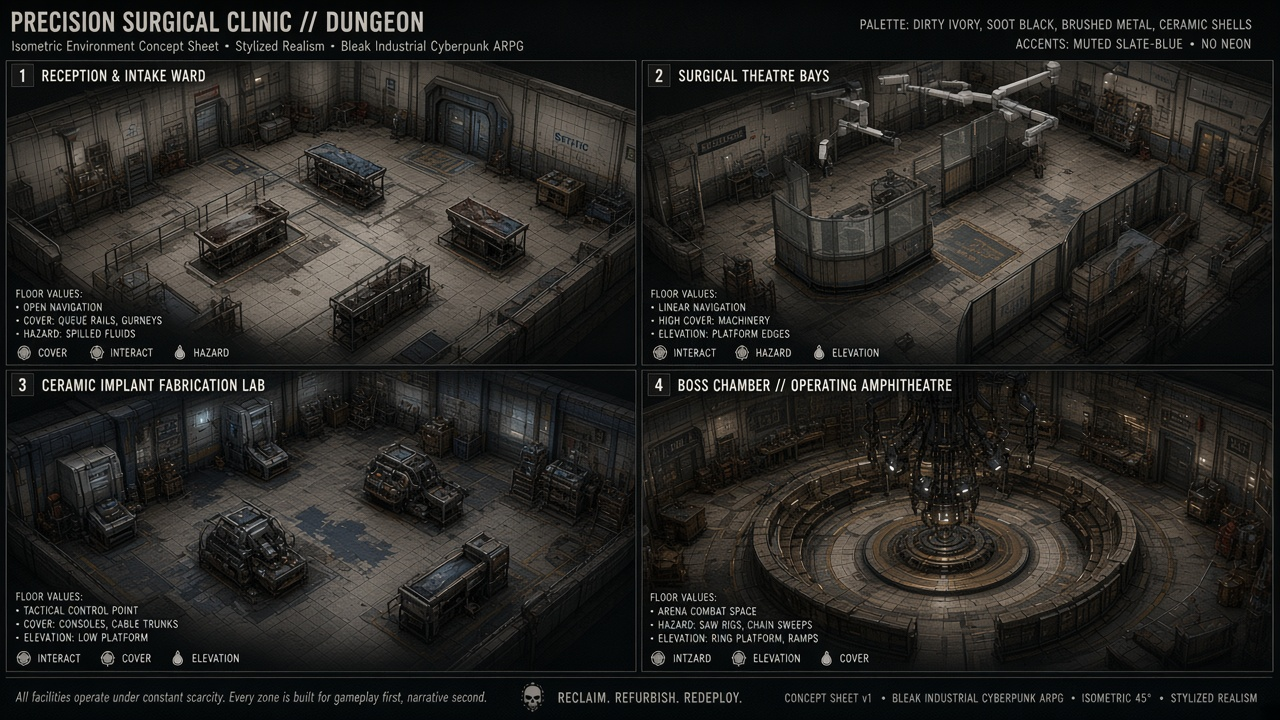
#> input picture tools/dungeons/source/clinic.jpg, 1280 x 720 px, given in place of foundry.jpg, which was not available
$ python make_tex.py
#> lines starting #> are read from the running program, lines starting #| are printed output that depends on the picture; pictures that were not available may be replaced by others from this repository, and a replacement may not be noted
# Cuts detail swatches from the environment concept sheets -> seamless 128px tiles in public/dungeons/tex (used as grit/detail overlays by src/dungeon_env.ts).
# slag.png: molten trough surface (foundry panel 1); tile.png: dirty ivory floor tile (clinic panel 1); conc.png: dock concrete (warehouse panel 1).
import numpy as np
from PIL import Image, ImageFilter
def seamless(im,n=128):
    im=im.resize((n,n),Image.LANCZOS); a=np.array(im).astype(float)
    # mirror-quilt blend: cross-fade with half-shifted copy so edges match
    sh=np.roll(np.roll(a,n//2,0),n//2,1); y,x=np.mgrid[0:n,0:n]; wx=np.minimum(x,n-1-x)/(n/2); wy=np.minimum(y,n-1-y)/(n/2); w=np.clip(np.minimum(wx,wy)*2,0,1)[...,None]
    out=a*w+sh*(1-w); return Image.fromarray(out.clip(0,255).astype(np.uint8))
C={'slag':('foundry',(272,160,302,182)),'tile':('clinic',(300,262,350,300)),'conc':('warehouse',(842,588,882,608))}
for k,(sh,box) in C.items():
    im=Image.open(f'tools/dungeons/source/{sh}.jpg').convert('RGB').crop(box); seamless(im).save(f'public/dungeons/tex/{k}.png'); print(k)
#> after `im = Image.open(f'tools/dungeons/source/{sh}.jpg').convert('RGB').crop`:
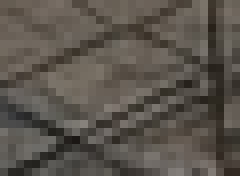
#> im: PIL image 30x22 RGB (shown 8 times larger); mean R, G, B 90.3, 84.2, 76.8
#> in seamless, `im = im.resize((n, n), Image.LANCZOS)`:
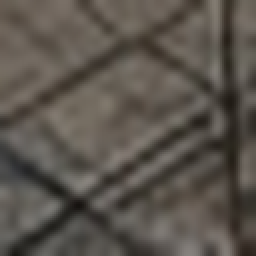
#> im: PIL image 128x128 RGB (shown 2 times larger); mean R, G, B 90.3, 84.2, 76.7
#> in seamless, `sh = np.roll(np.roll(a, n // 2, 0), n // 2, 1)`:
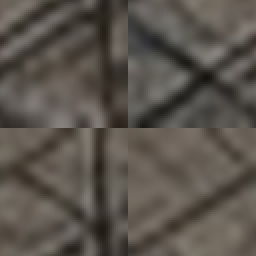
#> sh: shape (128, 128, 3) float64 (shown 2 times larger); mean R, G, B 90.3, 84.2, 76.7
#> in seamless, `out = a * w + sh * (1 - w)`:
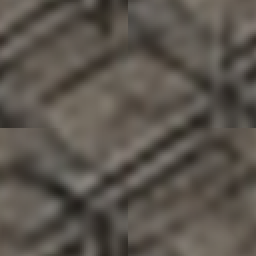
#> out: shape (128, 128, 3) float64 (shown 2 times larger); mean R, G, B 91.1, 84.8, 77.2
